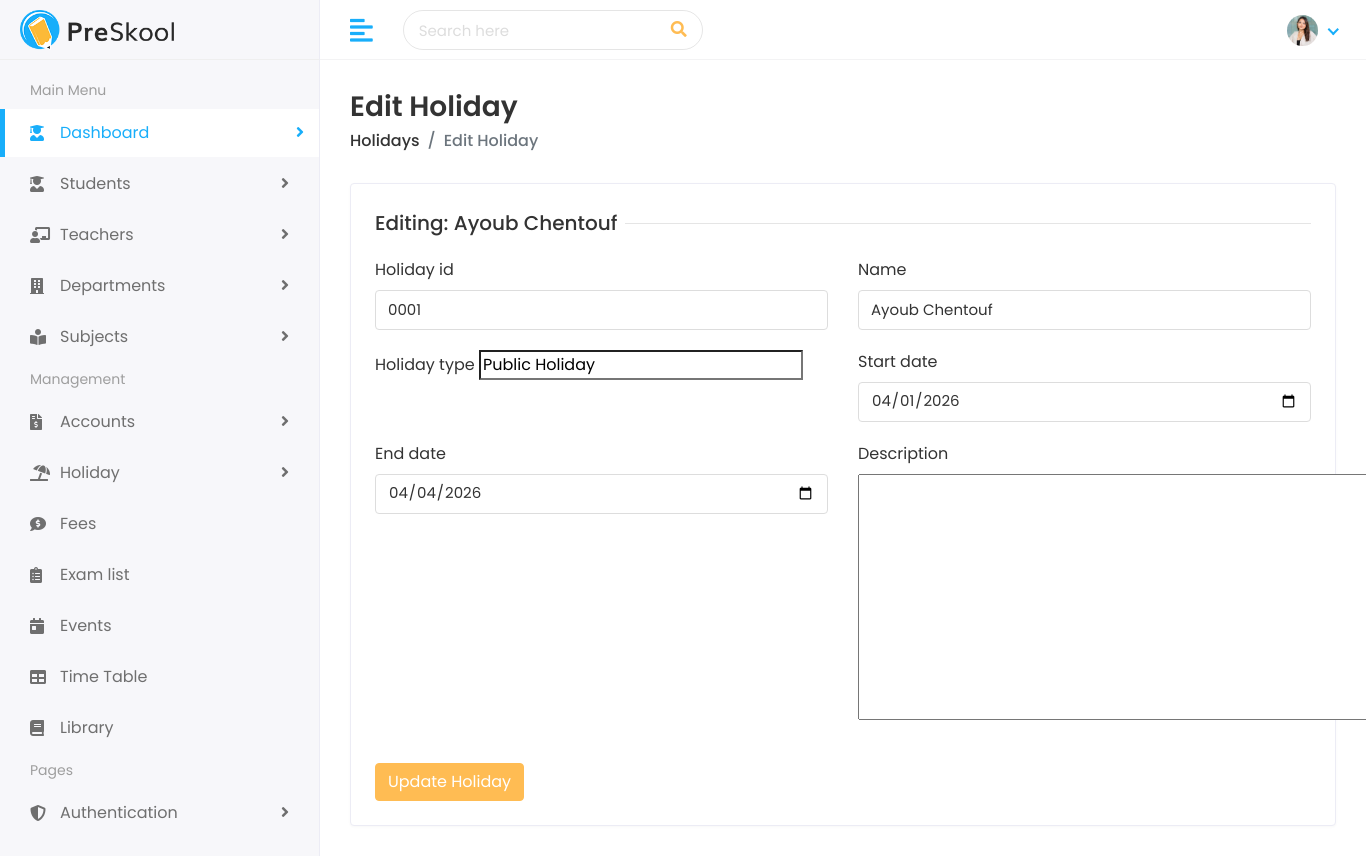
Page /holidays/edit/0001/ on the committed database.
### holidays/models.py (models this page shows, shortened)
class Holiday(models.Model):
    holiday_id = models.CharField(max_length=20, unique=True)
    name = models.CharField(max_length=200)
    holiday_type = models.CharField(max_length=100, default='Public Holiday')
    start_date = models.DateField()
    end_date = models.DateField()
    description = models.TextField(blank=True)
    class Meta:
        ordering = ['start_date']

### holidays/views.py (the view)
# urls.py: path('edit/<str:holiday_id>/', views.edit_holiday, name='edit_holiday'),
def edit_holiday(request, holiday_id):
    holiday = get_object_or_404(Holiday, holiday_id=holiday_id)
    if request.method == 'POST':
        form = HolidayForm(request.POST, instance=holiday)
        if form.is_valid():
            form.save()
            return redirect('holiday_list')
    else:
        form = HolidayForm(instance=holiday)
    return render(request, 'holidays/edit-holiday.html', {'form': form, 'holiday': holiday})

### holidays/forms.py
class HolidayForm(forms.ModelForm):
    class Meta:
        model = Holiday
        fields = '__all__'
        widgets = {
            'start_date': forms.DateInput(attrs={'type': 'date', 'class': 'form-control'}),
            'end_date': forms.DateInput(attrs={'type': 'date', 'class': 'form-control'}),
            'name': forms.TextInput(attrs={'class': 'form-control'}),
            'holiday_id': forms.TextInput(attrs={'class': 'form-control'}),
        }

### templates/holidays/edit-holiday.html (shortened to what this page needs)
{% extends 'Home/base.html' %}
{% block body %}
<div class="page-wrapper">
    <div class="content container-fluid">
        <div class="page-header">
            <div class="row align-items-center">
                <div class="col">
                    <h3 class="page-title">Edit Holiday</h3>
                    <ul class="breadcrumb">
                        <li class="breadcrumb-item"><a href="{% url 'holiday_list' %}">Holidays</a></li>
                        <li class="breadcrumb-item active">Edit Holiday</li>
                    </ul>
                </div>
            </div>
        </div>
        <div class="row">
            <div class="col-sm-12">
                <div class="card">
                    <div class="card-body">
                        <form method="POST">
                            <div class="row">
                                <div class="col-12">
                                    <h5 class="form-title"><span>Editing: {{ holiday.name }}</span></h5>
                                </div>
                                {% for field in form %}
                                <div class="col-12 col-sm-6">
                                    <div class="form-group">
                                        <label>{{ field.label }}</label>
                                        {{ field }}
                                    </div>
                                </div>
                                {% endfor %}
                                <div class="col-12 mt-3">
                                    <button type="submit" class="btn btn-primary">Update Holiday</button>
                                </div>
                            </div>
                        </form>
                    </div>
                </div>
            </div>
        </div>
    </div>
</div>
{% endblock %}

### static/assets/css/style.css (style rules this page uses)
html { height: 100%; }
body { background-color: #fff; color: #333; font-family: 'Poppins', sans-serif; font-size: 1rem; height: 100%; line-height: 1.5; overflow-x: hidden; }
h1, h2, h3, h4, h5, h6 { font-family: 'Poppins', sans-serif; margin-top: 0; }
.form-control { border: 1px solid #ddd; box-shadow: none; color: #333; font-size: 15px; height: 40px; }
input, input:focus, button, button:focus { outline: none; }
input[type=text], input[type=password] { -webkit-appearance: none; -moz-appearance: none; appearance: none; }
.form-group { margin-bottom: 1.25rem; }
ul, ol { padding: 0px; list-style: none; }
.btn-primary { background-color: #FFBC53; border: 1px solid #FFBC53; }
.card { border: 1px solid #ececf5; box-shadow: 0 1px 3px 0 rgba(0, 0, 0, 0.03); margin-bottom: 1.875rem; }
.card-body { padding: 1.5rem; }
.page-wrapper { margin-left: 320px; padding-top: 60px; position: relative; transition: all 0.4s ease; }
.page-wrapper > .content { padding: 1.875rem 1.875rem 0; }
.page-header { margin-bottom: 1.875rem; }
.page-header .breadcrumb { background-color: transparent; color: #6c757d; font-size: 1rem; font-weight: 500; margin-bottom: 0; padding: 0; }
.page-header .breadcrumb a { color: #333; }
.page-title { font-size: 28px; font-weight: 600; color: #333; margin-bottom: 5px; }
.form-title { width: 100%; max-width: 100%; padding: 0; font-size: 1.25rem; font-weight: 500; line-height: inherit; color: #333; white-space: normal; position: relative; display: block; margin-bottom: 20px; }
.form-title:before { content: ""; position: absolute; left: 0px; right: 0px; height: 1px; top: 50%; background-color: rgba(0, 0, 0, 0.1); }
.form-title span { padding: 0px 0.5rem 0 0; background-color: #fff; display: inline-block; z-index: 2; position: relative; }

### rows in the picture
Holiday: name "Ayoub Chentouf", form "0001" "Ayoub Chentouf" "Public Holiday" "04/01/2026" "04/04/2026"

### other values in the picture
{{ field.label }} "Holiday id" "Name" "Holiday type" "Start date" "End date" "Description"
